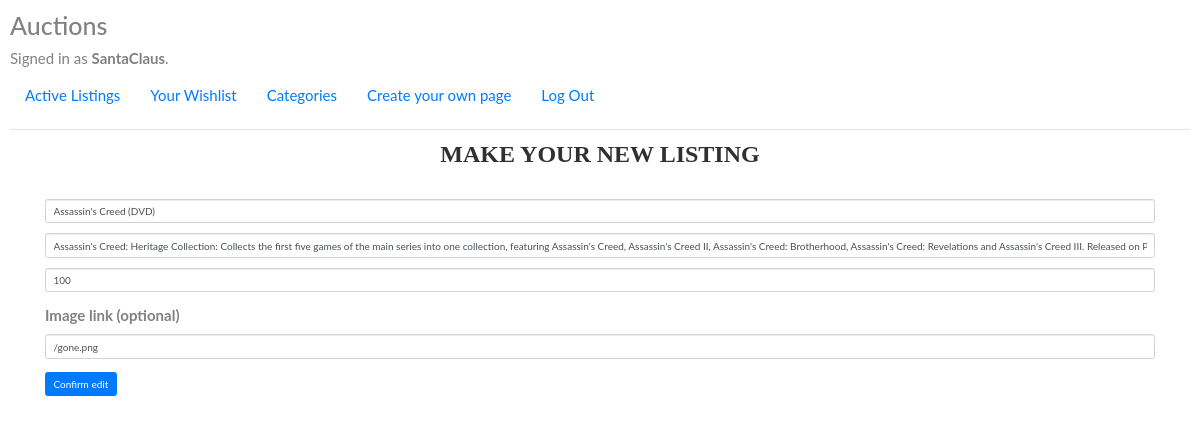
The app's page /3/edit (signed in), older data.
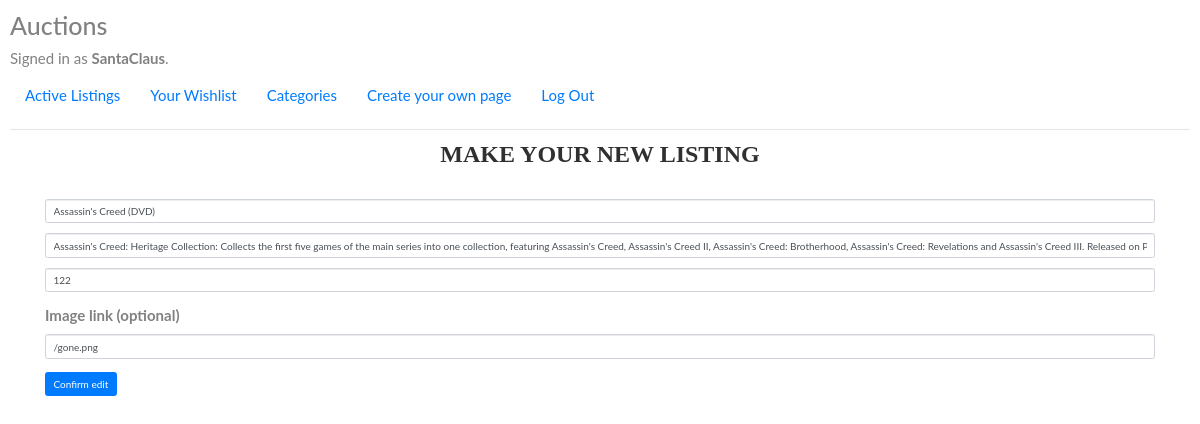
The same page, newer data.
### auctions/models.py (models this page shows, shortened)
class Listing(models.Model):
    owner = models.ForeignKey(User,on_delete=CASCADE,related_name="owner")
    title = models.CharField(max_length=64)
    description = models.TextField()
    price = models.IntegerField()
    winner = models.ForeignKey(User,on_delete=CASCADE,related_name="winner",blank=True,null=True)
    category = models.ManyToManyField(Category, related_name="categories")
    initial_time = models.DateTimeField(auto_now_add=True)
    end_time = models.DateTimeField(auto_now=True)
    link = models.CharField(max_length=64,default=None,blank=True,null=True)
    image = models.FileField(null=True,blank=True,upload_to="images/")
    followed = models.ManyToManyField(User,blank = True,  related_name="following")
    active = models.BooleanField(default=True)

### auctions/views.py (the view, shortened to what this page needs)
# urls.py: path("<int:item_id>/edit", views.edit, name="edit"),
def edit(request,item_id):
    try:
        item=Listing.objects.get(pk=item_id)
        if item.owner == request.user:
            return render(request,"auctions/edit.html",{
            "item":item,
            "category": Category.objects.all(),
            "categories":Category.objects.all()
            })
        else:
            return render(request,"auctions/index.html",{
            "message":"You do not have the authority to edit this page!!!!!"
        })
    except ObjectDoesNotExist:
            return render(request,"auctions/index.html",{
            "message":"No page found"
        })

### auctions/models.py (called while the page is built)
    def __str__(self):
        return self.category

### auctions/templates/auctions/edit.html (shortened to what this page needs)
{% extends "auctions/layout.html" %}
{% block body %}
<div class="container">
    <h2>Make your new Listing</h2>
    <form action={% url 'edit' item.id %} method="post">
        <div class="form-group">
            <input class="form-control" autofocus type="text" name="Title" value = "{{item.title}}" placeholder="What're you selling?">
        </div>
        <div class="form-group">
            <input class="form-control" type="text" name="Description" value = "{{item.description}}">
        </div>
        <div class="form-group">
            <input class="form-control" type="number" name="Price" value = "{{item.price}}" placeholder="Starting price">
        </div>
        <div class="form-group">
            <label>Image link (optional)</label>
            <input type="text" class="form-control" id="exampleFormControlInput1" placeholder="https://blah-blah.jpg..." value="{{item.link}}" name="link">
        </div>
        <input class="btn btn-primary" type="submit" value="Confirm edit">
    </form>
</div>
{% endblock %}

Row changes from the older to the newer data that the page shows:
changed Listing "Assassin's Creed (DVD)": Price "100" → "122"
